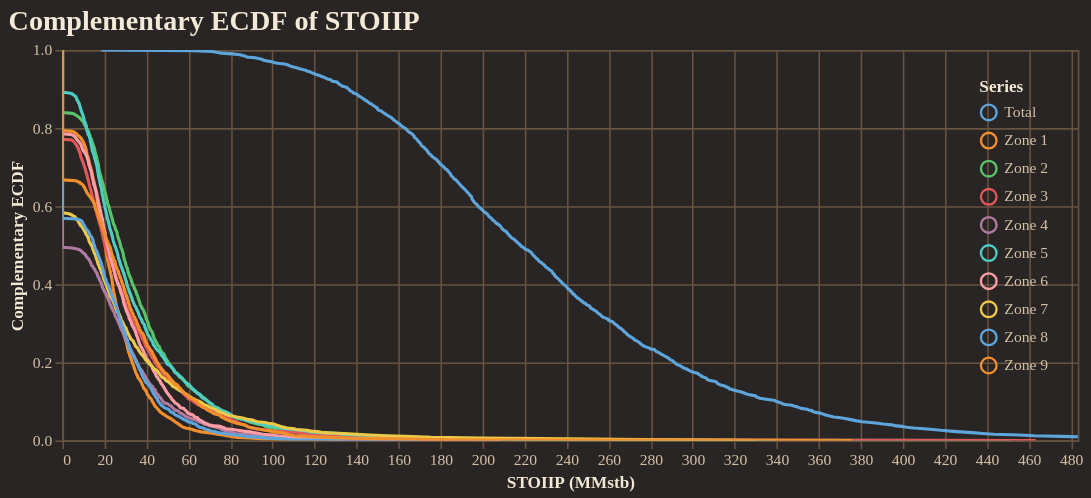

The code cell stored with this chart in its notebook:
### Code cell
fig = reporter.plotter.prospect_volumetric_ecdf_plot(
    figsize=(650, 250),
    backend=PLOTTING_BACKEND
)
fig.show()

### Figure 1 — Vega-Lite specification as saved in the notebook (floating-point values rounded to 4 significant figures; data arrays with more than 128 entries replaced by an {"elided": "..."} marker saying what was removed)
{"config": {"background": "#292524", "view": {"fill": "#292524", "stroke": "#665340"}, "title": {"color": "#f4e9d7", "font": "Merriweather", "fontSize": 18, "fontWeight": 600, "subtitleColor": "#d5c2a6", "anchor": "start"}, "axis": {"domainColor": "#665340", "gridColor": "#665340", "tickColor": "#665340", "labelColor": "#d5c2a6", "titleColor": "#f4e9d7", "labelFont": "Merriweather", "titleFont": "Merriweather"}, "legend": {"titleColor": "#f4e9d7", "labelColor": "#d5c2a6", "labelFont": "Merriweather", "titleFont": "Merriweather", "orient": "top-right", "symbolType": "circle"}, "header": {"labelColor": "#d5c2a6", "titleColor": "#f4e9d7", "labelFont": "Merriweather", "titleFont": "Merriweather"}, "mark": {"color": "#c78d3b"}, "line": {"color": "#c78d3b"}, "bar": {"color": "#c78d3b"}, "point": {"color": "#ddb06d"}, "area": {"color": "#c78d3b", "opacity": 0.35}, "text": {"color": "#f4e9d7", "font": "Merriweather"}, "range": {"category": ["#5DA5DA", "#F28E2B", "#59C36A", "#E15759", "#B07AA1", "#4ECDC4", "#FF9DA7", "#EDC948"]}}, "layer": [{"mark": {"type": "line", "clip": true, "strokeWidth": 2}, "encoding": {"color": {"field": "series", "title": "Series", "type": "nominal"}, "tooltip": [{"field": "series", "title": "Series", "type": "nominal"}, {"field": "stoiip_mmstb", "format": ",.2f", "title": "STOIIP (MMstb)", "type": "quantitative"}, {"field": "exceedance_probability", "format": ".3f", "title": "Exceedance", "type": "quantitative"}], "x": {"field": "stoiip_mmstb", "title": "STOIIP (MMstb)", "type": "quantitative"}, "y": {"field": "exceedance_probability", "scale": {"domain": [0, 1]}, "title": "Complementary ECDF", "type": "quantitative"}}}], "data": {"name": "data-2e0767372cee80af2d82fd746d1f0350"}, "encoding": {"x": {"field": "stoiip_mmstb", "scale": {"domain": [0, 483.3]}, "type": "quantitative"}}, "height": 250, "title": "Complementary ECDF of STOIIP", "width": 650, "$schema": "https://vega.github.io/schema/vega-lite/v5.20.1.json", "datasets": {"data-2e0767372cee80af2d82fd746d1f0350": {"elided": "5000 records"}}}
